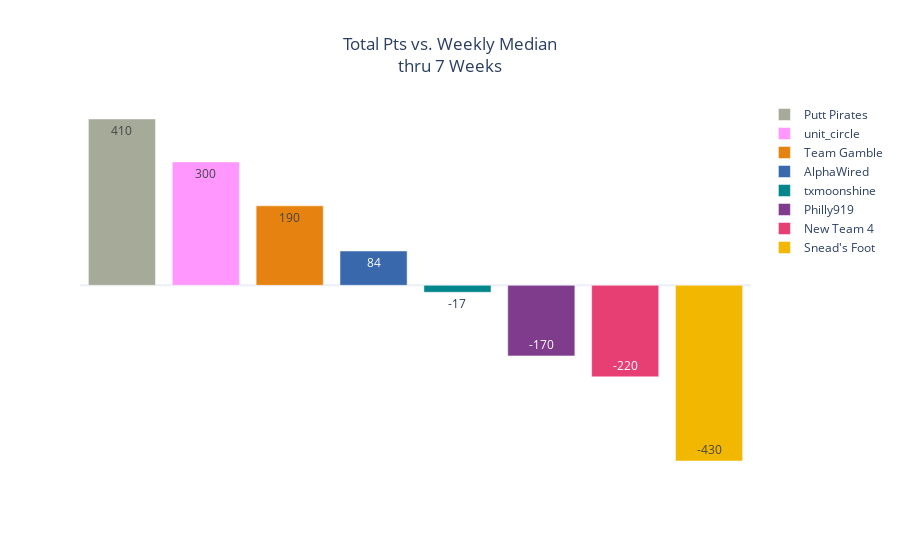

Here is the notebook cell this chart was saved with:
### Code cell
team_medians = pd.DataFrame(df.groupby('team',as_index=False)['median_delta'].sum()).sort_values(by='median_delta',ascending=False).reset_index(drop=True)

median_delta_bar = px.bar(team_medians,
                          text_auto='.2s',
                          color='team',
                          color_discrete_map=team_color,
                          title='Total Pts vs. Weekly Median<br>thru 7 Weeks',
                          template='plotly_white',
                          labels={'index':'', 'value':''})

median_delta_bar.update_layout(title_x=.5,
                               legend=dict(
                                   title=None,
#                                    orientation='h',
#                                    x=0,
#                                    y=0
                               )
                              )

median_delta_bar.update_xaxes(showticklabels=False)

median_delta_bar.update_yaxes(showticklabels=False, showgrid=False)

median_delta_bar.show()

### Figure 1 — Plotly figure (JSON) as saved in the notebook; plotly's stock layout.template omitted (floating-point values rounded to 4 significant figures)
{"data": [{"alignmentgroup": "True", "hovertemplate": "team=Putt Pirates<br>=%{y}<extra></extra>", "legendgroup": "Putt Pirates", "marker": {"color": "rgb(165,170,153)", "pattern": {"shape": ""}}, "name": "Putt Pirates", "offsetgroup": "Putt Pirates", "orientation": "v", "showlegend": true, "textposition": "auto", "texttemplate": "%{y:.2s}", "type": "bar", "x": [0], "xaxis": "x", "y": [405.1], "yaxis": "y"}, {"alignmentgroup": "True", "hovertemplate": "team=unit_circle<br>=%{y}<extra></extra>", "legendgroup": "unit_circle", "marker": {"color": "#FF97FF", "pattern": {"shape": ""}}, "name": "unit_circle", "offsetgroup": "unit_circle", "orientation": "v", "showlegend": true, "textposition": "auto", "texttemplate": "%{y:.2s}", "type": "bar", "x": [1], "xaxis": "x", "y": [300.6], "yaxis": "y"}, {"alignmentgroup": "True", "hovertemplate": "team=Team Gamble<br>=%{y}<extra></extra>", "legendgroup": "Team Gamble", "marker": {"color": "rgb(230,131,16)", "pattern": {"shape": ""}}, "name": "Team Gamble", "offsetgroup": "Team Gamble", "orientation": "v", "showlegend": true, "textposition": "auto", "texttemplate": "%{y:.2s}", "type": "bar", "x": [2], "xaxis": "x", "y": [193.6], "yaxis": "y"}, {"alignmentgroup": "True", "hovertemplate": "team=AlphaWired<br>=%{y}<extra></extra>", "legendgroup": "AlphaWired", "marker": {"color": "rgb(57,105,172)", "pattern": {"shape": ""}}, "name": "AlphaWired", "offsetgroup": "AlphaWired", "orientation": "v", "showlegend": true, "textposition": "auto", "texttemplate": "%{y:.2s}", "type": "bar", "x": [3], "xaxis": "x", "y": [83.6], "yaxis": "y"}, {"alignmentgroup": "True", "hovertemplate": "team=txmoonshine<br>=%{y}<extra></extra>", "legendgroup": "txmoonshine", "marker": {"color": "rgb(0,134,139)", "pattern": {"shape": ""}}, "name": "txmoonshine", "offsetgroup": "txmoonshine", "orientation": "v", "showlegend": true, "textposition": "auto", "texttemplate": "%{y:.2s}", "type": "bar", "x": [4], "xaxis": "x", "y": [-16.9], "yaxis": "y"}, {"alignmentgroup": "True", "hovertemplate": "team=Philly919<br>=%{y}<extra></extra>", "legendgroup": "Philly919", "marker": {"color": "rgb(127,60,141)", "pattern": {"shape": ""}}, "name": "Philly919", "offsetgroup": "Philly919", "orientation": "v", "showlegend": true, "textposition": "auto", "texttemplate": "%{y:.2s}", "type": "bar", "x": [5], "xaxis": "x", "y": [-171.9], "yaxis": "y"}, {"alignmentgroup": "True", "hovertemplate": "team=New Team 4<br>=%{y}<extra></extra>", "legendgroup": "New Team 4", "marker": {"color": "rgb(231,63,116)", "pattern": {"shape": ""}}, "name": "New Team 4", "offsetgroup": "New Team 4", "orientation": "v", "showlegend": true, "textposition": "auto", "texttemplate": "%{y:.2s}", "type": "bar", "x": [6], "xaxis": "x", "y": [-222.9], "yaxis": "y"}, {"alignmentgroup": "True", "hovertemplate": "team=Snead's Foot<br>=%{y}<extra></extra>", "legendgroup": "Snead's Foot", "marker": {"color": "rgb(242,183,1)", "pattern": {"shape": ""}}, "name": "Snead's Foot", "offsetgroup": "Snead's Foot", "orientation": "v", "showlegend": true, "textposition": "auto", "texttemplate": "%{y:.2s}", "type": "bar", "x": [7], "xaxis": "x", "y": [-427.9], "yaxis": "y"}], "layout": {"barmode": "relative", "legend": {"title": {}, "tracegroupgap": 0}, "title": {"text": "Total Pts vs. Weekly Median<br>thru 7 Weeks", "x": 0.5}, "xaxis": {"anchor": "y", "domain": [0, 1], "showticklabels": false, "title": {"text": ""}}, "yaxis": {"anchor": "x", "domain": [0, 1], "showgrid": false, "showticklabels": false, "title": {"text": ""}}}}
